Frame 1 (no input): blank canvas, image omitted
Frame 60 (no input): blank canvas, image omitted
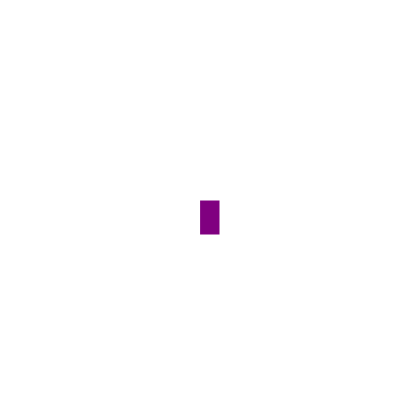
Frame 120 (the mouse pressed at the canvas centre since frame 60)

The p5.js sketch whose frames 1 and 60 were blank and that drew this single picture after the mouse press (run headless with seeded random() and noise() and a simulated clock; from frame 60 on, the mouse is pressed at the canvas centre):

// p5.js sketch
// ── sketch.js
function setup() {
    createCanvas (400, 400);
    background("white");
  }
  
  function draw() {
    stroke ("white")
    fill ("purple")    
    // console. log(mouseIsPressed);
  
    if (mouseIsPressed) {
       rect (mouseX, mouseY, 20, 35)
    }
    
  }
